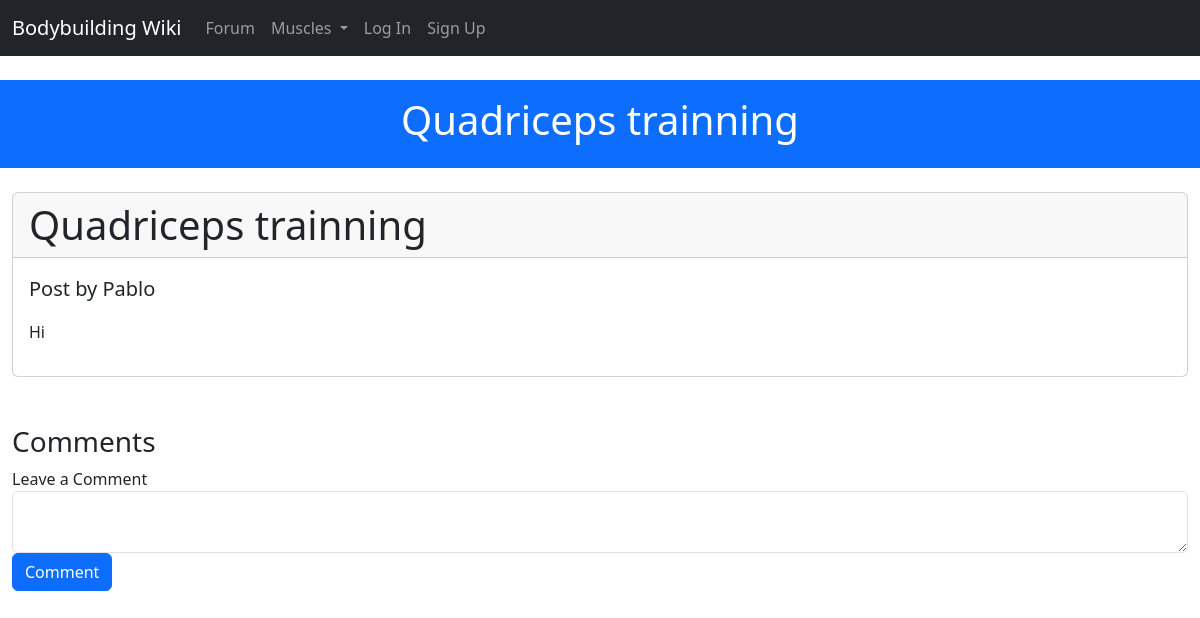
Before: /forum/post/3/ with the older database file.
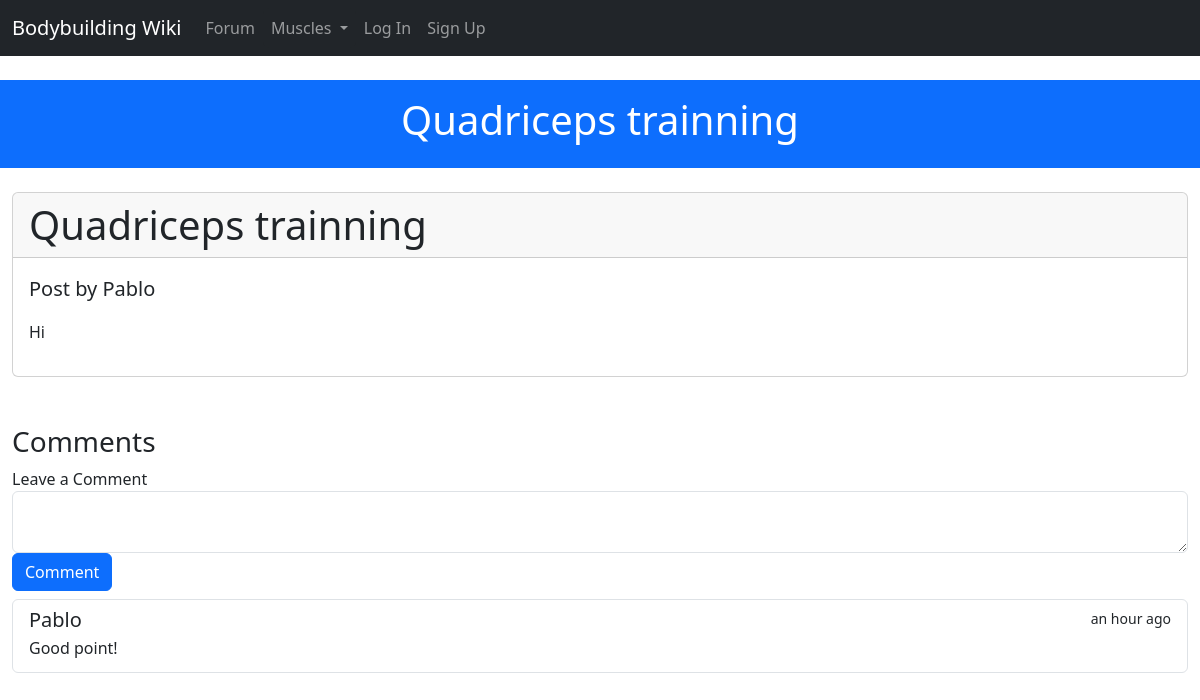
After: the same page with the newer database file.
### project/forum/models.py (models this page shows)
class Post(db.Model):
 __tablename__ = 'posts'
 id = db.Column(db.Integer, primary_key=True)
 title = db.Column(db.String(50))
 body = db.Column(db.Text)
 timestamp = db.Column(db.DateTime, index=True, default=datetime.utcnow)
 author_id = db.Column(db.Integer, db.ForeignKey('users.id'))
 comments = db.Relationship('Comment', backref='post', lazy='dynamic')

class Comment(db.Model):
 __tablename__ = 'comments'
 id = db.Column(db.Integer, primary_key=True)
 text = db.Column(db.Text())
 author_id = db.Column(db.Integer, db.ForeignKey('users.id'))
 timestamp = db.Column(db.DateTime, index=True, default=datetime.utcnow)
 post_id = db.Column(db.Integer, db.ForeignKey('posts.id'))

### project/models.py (models this page shows, shortened)
class User(UserMixin, db.Model):
    __tablename__ = 'users'
    id = db.Column(db.Integer, primary_key=True)
    username = db.Column(db.String(64), unique=True, index=True)
    email = db.Column(db.String(64), unique=True, index=True)
    role_id = db.Column(db.Integer, db.ForeignKey('roles.id'))
    name = db.Column(db.String(64))
    location = db.Column(db.String(64))
    about_me = db.Column(db.Text())
    member_since = db.Column(db.DateTime(), default=datetime.utcnow) # datetime.utcnow is missing the () at the end. This is because the default argument in db.Column() can take a function as a value.
    last_seen = db.Column(db.DateTime(), default=datetime.utcnow)
    password_hash = db.Column(db.String(128))
    posts = db.relationship('Post', backref='author', lazy='dynamic')
    comments = db.relationship('Comment', backref='author', lazy='dynamic')
    def can(self, perm):
        return self.role is not None and self.role.has_permission(perm)
    @property
    def password(self):
        raise AttributeError('password is not a readable attribute')

### project/forum/views.py (the view)
@forum.route('post/<int:id>/', methods=['GET', 'POST'])
def post_read(id):
    post = Post.query.get_or_404(id)
    form = CommentForm()
    if form.validate_on_submit() and current_user.can(Permission.COMMENT):
        comment = Comment(text=form.text.data, author=current_user._get_current_object(), post=post)
        db.session.add(comment)
        db.session.commit()
        flash('Your comment has been posted!')
        return redirect(url_for('.post_read', id=id))
    return render_template('forum/post.html', post=post, form=form)

### project/forum/forms.py
class CommentForm(FlaskForm):
    text = TextAreaField("What do you think about this?", validators=[DataRequired()])
    submit = SubmitField('Comment')

### project/main/__init__.py (called while the page is built)
@main.app_context_processor
def inject_user():
    return dict(user=current_user or None)

@main.app_context_processor
def inject_permissions():
    return dict(Permission=Permission)

@main.app_context_processor
def inject_muscles():
    return dict(muscles=Muscle.query.all())

### project/templates/forum/post.html (shortened to what this page needs)
{% extends 'base.html' %}
{% block header %}{{post.title}}{% endblock header %}
{% block content %}
    <div class="card">
        <div class="col">
            <h1 class="card-header">{{post.title}}</h1>
        </div>
        <div class="card-body">
            <p class="lead">Post by {{post.author.username}} </p>
            <p class="text-body">{{post.body}}</p>
        </div>
    </div>
    <div class="row mt-5">
        <div class="col">
            <h3>Comments</h3>
            <form method="post">
                <div class="form-group">
                    <label for="comment">Leave a Comment</label>
                    {{ form.text(class="form-control") }}
                </div>
                <button type="submit" class="btn btn-primary mb-2">Comment</button>
            </form>
            <div class="list-group">
            {% for comment in post.comments.all() %}
                <div class="list-group-item list-group-item-action" aria-current="true">
                    <div class="d-flex w-100 justify-content-between">
                    <h5 class="mb-1">{{comment.author.username}}</a></h5>
                    <small>{{ moment(comment.timestamp).fromNow() }}</small>
                    </div>
                    <p class="mb-1">{{ comment.text }}</p>
                </div>
            {% endfor %}
            </div>
    </div>
{% endblock content %}

### project/templates/base.html (shortened to what this page needs)
<!DOCTYPE html>
<html lang="en">
  <head>
    <link href="https://cdn.jsdelivr.net/npm/bootstrap@5.3.2/dist/css/bootstrap.min.css" rel="stylesheet">
    <link href="{{ url_for('static', filename='css/arnold.css' )}}" rel="stylesheet">
  </head>
  <body>
    {% block navbar %}
      <nav class="navbar navbar-expand-lg navbar-dark bg-dark">
        <div class="container-fluid">
                <a class="navbar-brand" href="{{url_for('main.index')}}">Bodybuilding Wiki</a>
            <div class="collapse navbar-collapse" id="navbarCollapse">
                <ul class="navbar-nav me-auto mb-2 mb-md-0">
                    <li class="nav-item">
                        <a class="nav-link" href="{{ url_for('forum.index') }}">Forum</a>
                    </li>
                    <li class="nav-item">
                        <div class="dropdown">
                            <a class=" nav-link btn btn-dark dropdown-toggle bg-dark" href="#" role="button" data-bs-toggle="dropdown" aria-expanded="false">
                              Muscles
                            </a>
                          </div>
                    </li>
                    {% if user.is_authenticated %}
                    <li class="nav-item">
                        <a class="nav-link" href="{{url_for('auth.logout')}}">Log Out</a>
                    </li>
                    <li class="nav-item">
                        <a class="nav-link" href="{{ url_for('main.user_detail', username=current_user.username) }}">
                        Profile
                        </a>
                    </li>
                    {% else %}
                    <li class="nav-item">
                        <a class="nav-link" href="{{url_for('auth.login')}}">Log In</a>
                    </li>
                    <li class="nav-item">
                        <a class="nav-link" href="{{url_for('auth.signup')}}">Sign Up</a>
                    </li>
                    {% endif %}
                </ul>
            </div>
        </div>
    </nav>
  {% endblock navbar %}
  <div class="container-fluid bg-primary mt-4 text-white py-3 text-center">
      <h1 class="display-6">{% block header %}Bodybuilding Wiki{% endblock header %}</h1>
  </div>
  <div class="container-fluid mt-4">
        {% block content %}
        {% endblock content %}
  </div>
  </body>
</html>

Changed rows visible on the page:
added Comment: author.username "Pablo", timestamp "an hour ago", text "Good point!"
